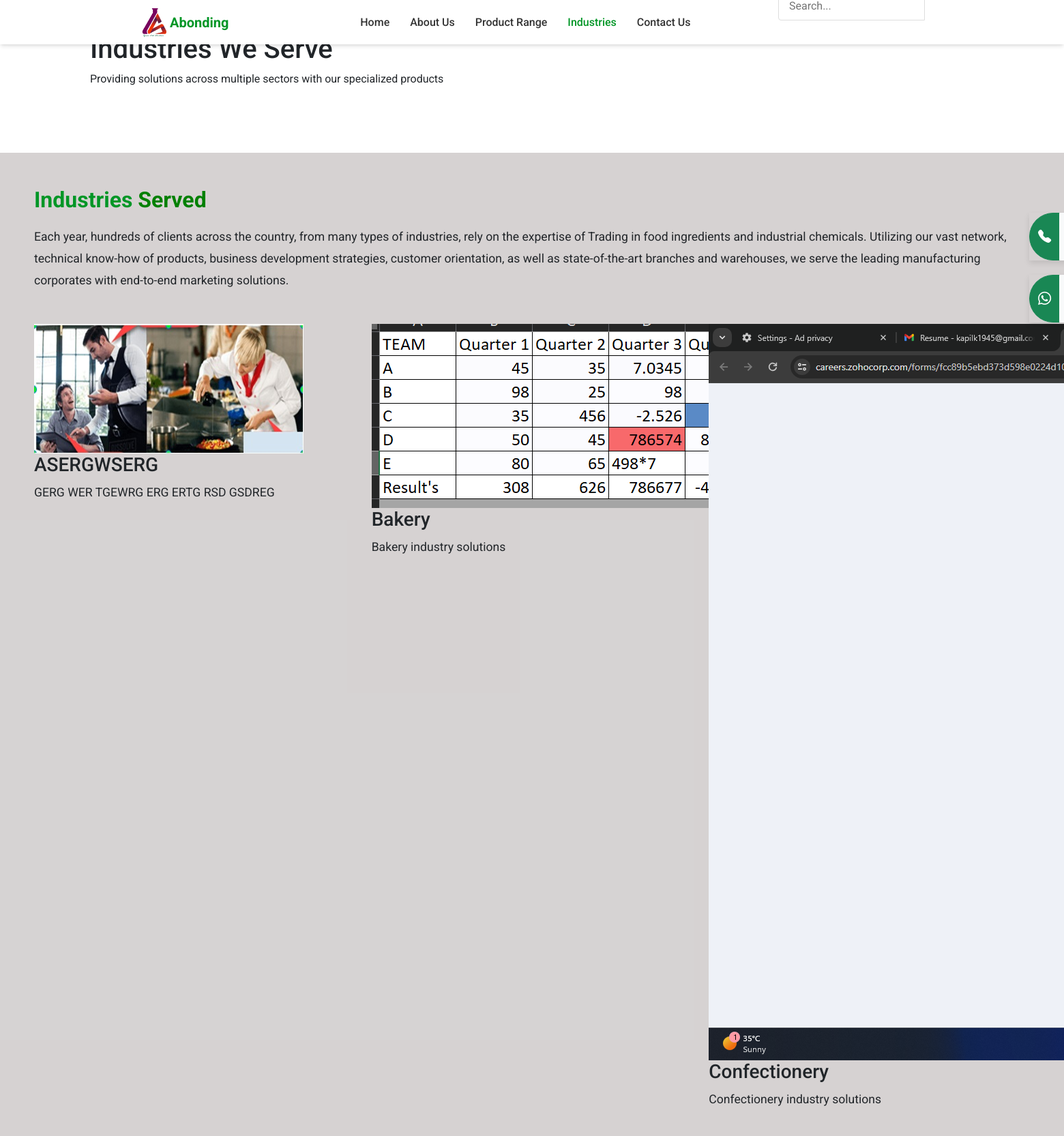
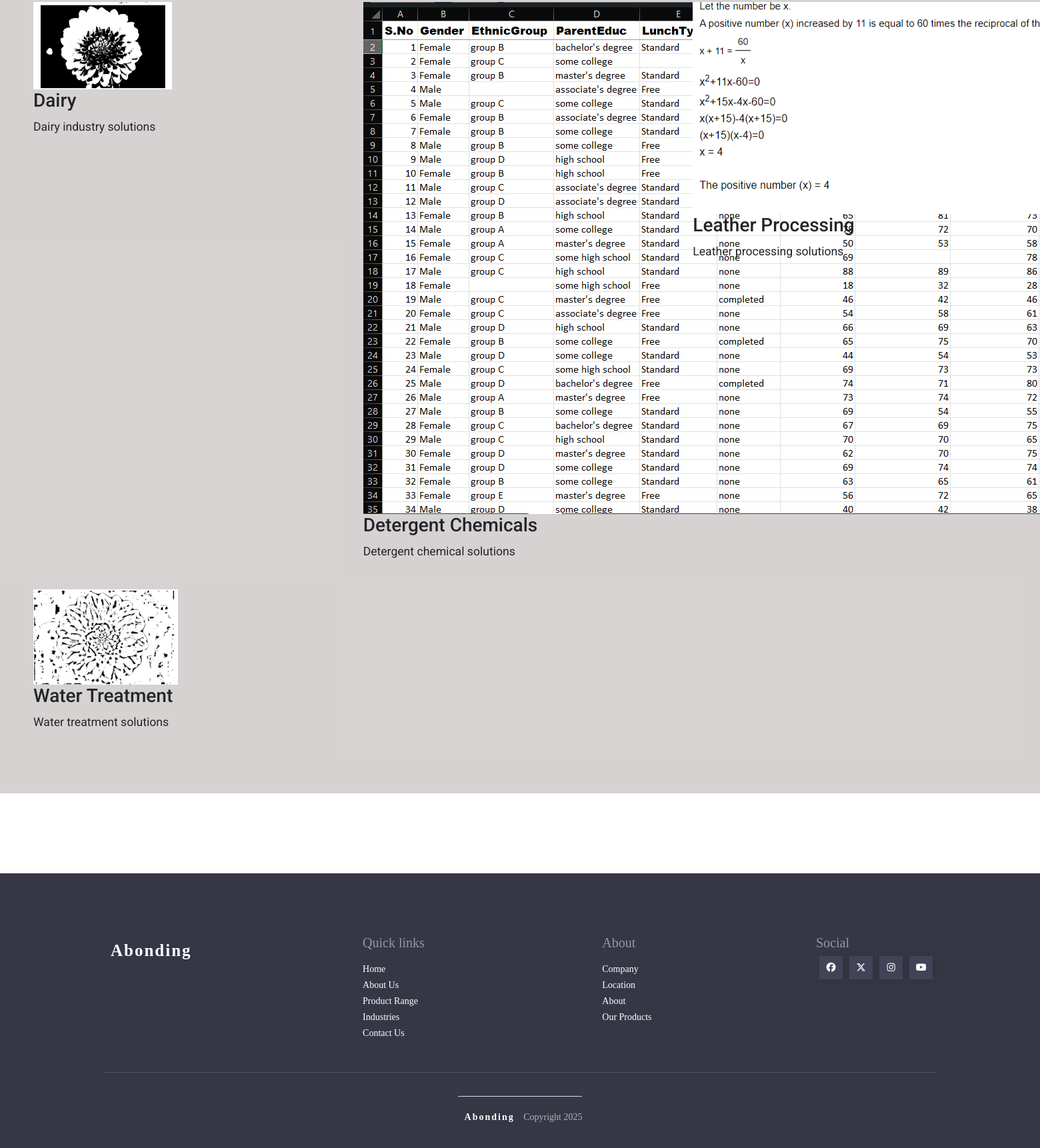
/industries.php, run on the app's committed database (2 pictures, top to bottom).
### tables this page shows
CREATE TABLE `site_settings` (
  `id` int NOT NULL,
  `site_name` varchar(100) NOT NULL,
  `logo_path` varchar(255) DEFAULT NULL,
  `footer_copyright` text,
  `contact_whatsapp` varchar(20) DEFAULT NULL,
  `contact_phone` varchar(20) DEFAULT NULL,
  `created_at` timestamp NULL DEFAULT CURRENT_TIMESTAMP,
  `updated_at` timestamp NULL DEFAULT CURRENT_TIMESTAMP ON UPDATE CURRENT_TIMESTAMP,
  `industries_description` varchar(2000) NOT NULL
);

CREATE TABLE `industries` (
  `id` int NOT NULL,
  `name` varchar(100) NOT NULL,
  `description` text,
  `image_path` varchar(255) DEFAULT NULL,
  `is_active` tinyint(1) DEFAULT '1',
  `created_at` timestamp NULL DEFAULT CURRENT_TIMESTAMP,
  `updated_at` timestamp NULL DEFAULT CURRENT_TIMESTAMP ON UPDATE CURRENT_TIMESTAMP
);

### includes/db.php (called while the page is built, shortened)
<?php
class Database {
    private $conn;
    public function __construct() {
        $this->conn = new mysqli(DB_HOST, DB_USER, DB_PASS, DB_NAME);
    }
    public function query($sql, $params = []) {
        $stmt = $this->conn->prepare($sql);
        $stmt->execute();
        return $stmt;
    }
    public function fetchAll($sql, $params = []) {
        $stmt = $this->query($sql, $params);
        $result = $stmt->get_result();
        return $result->fetch_all(MYSQLI_ASSOC);
    }
    public function fetchOne($sql, $params = []) {
        $stmt = $this->query($sql, $params);
        $result = $stmt->get_result();
        return $result->fetch_assoc();
    }
}
$db = new Database();
?>

### industries.php (the view, shortened to what this page needs)
<?php
require_once 'includes/db.php';
echo "<br>Full URL: " . BASE_URL . '/' . htmlspecialchars($settings['logo_path'] ?? 'assets/img/logo.png');
$industries = $db->fetchAll("SELECT * FROM industries WHERE is_active = 1 ORDER BY name");
$settings = $db->fetchOne("SELECT industries_description FROM site_settings LIMIT 1");
?>
<!DOCTYPE html>
<html lang="en">
<head>
        <link rel="stylesheet" href="https://cdnjs.cloudflare.com/ajax/libs/font-awesome/6.7.2/css/all.min.css">
    <link rel="stylesheet" href="https://cdnjs.cloudflare.com/ajax/libs/animate.css/4.1.1/animate.min.css">
      <link rel='stylesheet' href='https://cdnjs.cloudflare.com/ajax/libs/Swiper/4.0.7/css/swiper.min.css'>
    <link rel='stylesheet' href='https://cdnjs.cloudflare.com/ajax/libs/font-awesome/5.11.2/css/all.min.css'>
    <link href="https://cdn.jsdelivr.net/npm/bootstrap@5.0.2/dist/css/bootstrap.min.css" rel="stylesheet">
    <link rel="stylesheet" href="https://cdnjs.cloudflare.com/ajax/libs/bootstrap-icons/1.10.5/font/bootstrap-icons.min.css">
    <link rel="stylesheet" href="https://cdnjs.cloudflare.com/ajax/libs/boxicons/2.1.0/css/boxicons.min.css" />
    <link rel="stylesheet" href="https://code.jquery.com/ui/1.13.2/themes/base/jquery-ui.css">
   <link rel="stylesheet" href="<?php echo BASE_URL; ?>/assets/css/style.css">
<link rel="stylesheet" href="<?php echo BASE_URL; ?>/assets/css/header.css">
<link rel="stylesheet" href="<?php echo BASE_URL; ?>/assets/css/footer.css">
</head>
<body>
    <?php include 'includes/header.php'; ?>
    <section class="industries-hero">
        <div class="container">
            <h1>Industries We Serve</h1>
            <p>Providing solutions across multiple sectors with our specialized products</p>
        </div>
    </section>
    <div class="container-fluid industries-section">
        <div class="content-box">
            <h2>Industries <span>Served</span></h2>
            <p><?php echo htmlspecialchars($settings['industries_description'] ?? 'Each year, hundreds of clients across the country rely on our expertise.'); ?></p>
            <div class="row mt-5">
                <?php foreach ($industries as $industry): ?>
                <div class="col-md-4 mb-4">
                    <div class="industry-card">
                        <?php if ($industry['image_path']): ?>
                        <img src="<?php echo BASE_URL . '/' . htmlspecialchars($industry['image_path']); ?>" alt="<?php echo htmlspecialchars($industry['name']); ?>">
                        <?php endif; ?>
                        <div class="industry-content">
                            <h3><?php echo htmlspecialchars($industry['name']); ?></h3>
                            <p><?php echo htmlspecialchars($industry['description']); ?></p>
                        </div>
                    </div>
                </div>
                <?php endforeach; ?>
            </div>
        </div>
    </div>
    <?php include 'includes/footer.php'; ?>
</body>
</html>

### includes/header.php (shortened to what this page needs)
<header class="header" id="header">
    <nav class="navbar container">
        <section class="navbar__left">
            <a href="<?php echo BASE_URL; ?>" class="brand" style="text-decoration: none;color:#019626;font-weight:700;font-size: 20px;">
                <img src="<?php echo BASE_URL . '/' . htmlspecialchars($settings['logo_path'] ?? 'assets/img/logo.png'); ?>" style="height:45px"/>
                <?php echo htmlspecialchars($settings['site_name'] ?? 'Abonding'); ?>
            </a>
        </section>
        <section class="navbar__center">
            <ul class="nav__links">
                <li><a href="<?php echo BASE_URL; ?>" class="<?php echo basename($_SERVER['PHP_SELF']) == 'index.php' ? 'active' : ''; ?>">Home</a></li>
                <li><a href="<?php echo BASE_URL; ?>/aboutus.php" class="<?php echo basename($_SERVER['PHP_SELF']) == 'aboutus.php' ? 'active' : ''; ?>">About Us</a></li>
                <li><a href="<?php echo BASE_URL; ?>/productrange.php" class="<?php echo basename($_SERVER['PHP_SELF']) == 'productrange.php' ? 'active' : ''; ?>">Product Range</a></li>
                <li><a href="<?php echo BASE_URL; ?>/industries.php" class="<?php echo basename($_SERVER['PHP_SELF']) == 'industries.php' ? 'active' : ''; ?>">Industries</a></li>
                <li><a href="<?php echo BASE_URL; ?>/contactus.php" class="<?php echo basename($_SERVER['PHP_SELF']) == 'contactus.php' ? 'active' : ''; ?>">Contact Us</a></li>
            </ul>
        </section>
        <section class="navbar__right">
            <div class="search-box">
                <form action="<?php echo BASE_URL; ?>/search.php" method="get">
                    <input type="text" name="q" placeholder="Search..." class="search-input">
                    <button type="submit" class="search-button">
                        <i class="bi bi-search"></i>
                    </button>
                </form>
            </div>
        </section>
    </nav>
</header>

### includes/footer.php (shortened to what this page needs)
<footer>
    <div class="up-section">
        <a href="<?php echo BASE_URL; ?>" class="f-logo">
            <?php echo htmlspecialchars($settings['site_name'] ?? 'Abonding'); ?>
        </a>
        <ul>
            <h1>Quick links</h1>
            <li><a href="<?php echo BASE_URL; ?>" class="<?php echo basename($_SERVER['PHP_SELF']) == 'index.php' ? 'active' : ''; ?>">Home</a></li>
                <li><a href="<?php echo BASE_URL; ?>/aboutus.php" class="<?php echo basename($_SERVER['PHP_SELF']) == 'aboutus.php' ? 'active' : ''; ?>">About Us</a></li>
                <li><a href="<?php echo BASE_URL; ?>/productrange.php" class="<?php echo basename($_SERVER['PHP_SELF']) == 'productrange.php' ? 'active' : ''; ?>">Product Range</a></li>
                <li><a href="<?php echo BASE_URL; ?>/industries.php" class="<?php echo basename($_SERVER['PHP_SELF']) == 'industries.php' ? 'active' : ''; ?>">Industries</a></li>
                <li><a href="<?php echo BASE_URL; ?>/contactus.php" class="<?php echo basename($_SERVER['PHP_SELF']) == 'contactus.php' ? 'active' : ''; ?>">Contact Us</a></li>
        </ul>
        <ul>
            <h1>About</h1>
            <li><a href="<?php echo BASE_URL; ?>/aboutus#company">Company</a></li>
            <li><a href="<?php echo BASE_URL; ?>/contactus#location">Location</a></li>
            <li><a href="<?php echo BASE_URL; ?>/aboutus">About</a></li>
            <li><a href="<?php echo BASE_URL; ?>/productrange.php" class="<?php echo basename($_SERVER['PHP_SELF']) == 'productrange.php' ? 'active' : ''; ?>">Our Products</a></li>
        </ul>
        <div class="social">
            <h1>Social</h1>
            <div class="social-icons">
                <a href="#"><i class="fa-brands fa-facebook"></i></a>
                <a href="#"><i class="fa-brands fa-x-twitter"></i></a>
                <a href="#"><i class="fa-brands fa-instagram"></i></a>
                <a href="#"><i class="fa-brands fa-youtube"></i></a>
            </div>
        </div>
    </div>
    <p class="copyright">
        <span class="f-logo"><?php echo htmlspecialchars($settings['site_name'] ?? 'Abonding'); ?></span>
        <?php echo htmlspecialchars($settings['footer_copyright'] ?? 'Copyright ' . date('Y')); ?>
    </p>
</footer>
<div class="bodydiv">
    <div class="btn-group my mb-3" role="group" aria-label="Basic example">
        <button type="button" class="btn btn-success"><i class="bi my bi-whatsapp"></i></button>
        <a href="https://wa.me/<?php echo htmlspecialchars($settings['contact_whatsapp'] ?? '919442576397'); ?>" target="_blank" type="button" class="btn btn-light"><br></a>
    </div>
    <div class="btn-group my" role="group" aria-label="Basic example">
        <button type="button" class="btn btn-success"><i class="bi my bi-telephone-fill"></i></button>
        <a href="tel:<?php echo htmlspecialchars($settings['contact_phone'] ?? '+919442576397'); ?>" type="button" class="btn btn-light">Call:<br><?php echo htmlspecialchars($settings['contact_phone'] ?? '+91 94425 76397'); ?></a>
    </div>
</div>
</body>
</html>

### assets/css/style.css (style rules this page uses)
.industries-section { padding: 60px 0; background-color: rgba(255,255,255,0.9); }
.industries-section h2 { color: #019626; margin-bottom: 20px; }
.industries-section h2 span { color: #333; }
footer { background-color: #f8f9fa; padding: 40px 0 20px; margin-top: 40px; }
.f-logo { font-weight: 700; color: #019626; font-size: 24px; }
footer ul { list-style: none; padding-left: 0; }
footer ul h1 { font-size: 18px; margin-bottom: 15px; color: #333; }
footer ul li a { color: #666; text-decoration: none; transition: color 0.3s; }
.social-icons a { display: inline-block; margin-right: 15px; color: #666; font-size: 20px; transition: color 0.3s; }
.copyright { text-align: center; margin-top: 30px; padding-top: 20px; border-top: 1px solid #ddd; color: #666; }
.bodydiv { position: fixed; bottom: 20px; right: 20px; z-index: 99; }
.btn-group.my { margin-bottom: 10px; box-shadow: 0 4px 8px rgba(0,0,0,0.1); }
.btn-group.my button { border-radius: 50px 0 0 50px !important; }
.btn-group.my a { border-radius: 0 50px 50px 0 !important; text-align: left; padding: 10px 15px; white-space: nowrap; }

### industries.php (style rules this page uses)
.header { background-color: #fff; box-shadow: 0 2px 10px rgba(0,0,0,0.1); position: fixed; width: 100%; top: 0; z-index: 1000; }
.navbar { display: flex; justify-content: space-between; align-items: center; padding: 15px 0; }
.nav__links { display: flex; list-style: none; margin: 0; padding: 0; }
.nav__links li { margin: 0 15px; }
.nav__links a { color: #333; text-decoration: none; font-weight: 500; transition: color 0.3s; }
.nav__links a:hover, .nav__links a.active { color: #019626; }
.search-box { display: flex; align-items: center; }
.search-input { padding: 8px 15px; border: 1px solid #ddd; border-radius: 4px 0 0 4px; outline: none; }
.search-button { background-color: #019626; color: white; border: none; padding: 8px 15px; border-radius: 0 4px 4px 0; cursor: pointer; }

### data on the page
site_settings: industries_description "Each year, hundreds of clients across the country, from many types of industries, rely on the expertise of Trading in food ingredients and industrial chemicals. Utilizing our vast network, technical know-how of products, business development strategies, customer orientation, as well as state-of-the-art branches and warehouses, we serve the leading manufacturing corporates with end-to-end marketing solutions."
industries: image_path (picture), name "ASERGWSERG", description "GERG WER TGEWRG ERG ERTG RSD GSDREG"
industries: image_path (picture), name "Bakery", description "Bakery industry solutions"
industries: image_path (picture), name "Confectionery", description "Confectionery industry solutions"
industries: image_path (picture), name "Dairy", description "Dairy industry solutions"
industries: image_path (picture), name "Detergent Chemicals", description "Detergent chemical solutions"
industries: image_path (picture), name "Leather Processing", description "Leather processing solutions"
industries: image_path (picture), name "Water Treatment", description "Water treatment solutions"

### other printed values
BASE_URL "http://localhost/abonding.com"
$settings['logo_path'] "assets/img/logo.png"
$settings['site_name'] "Abonding"
$settings['footer_copyright'] "Copyright 2025"
